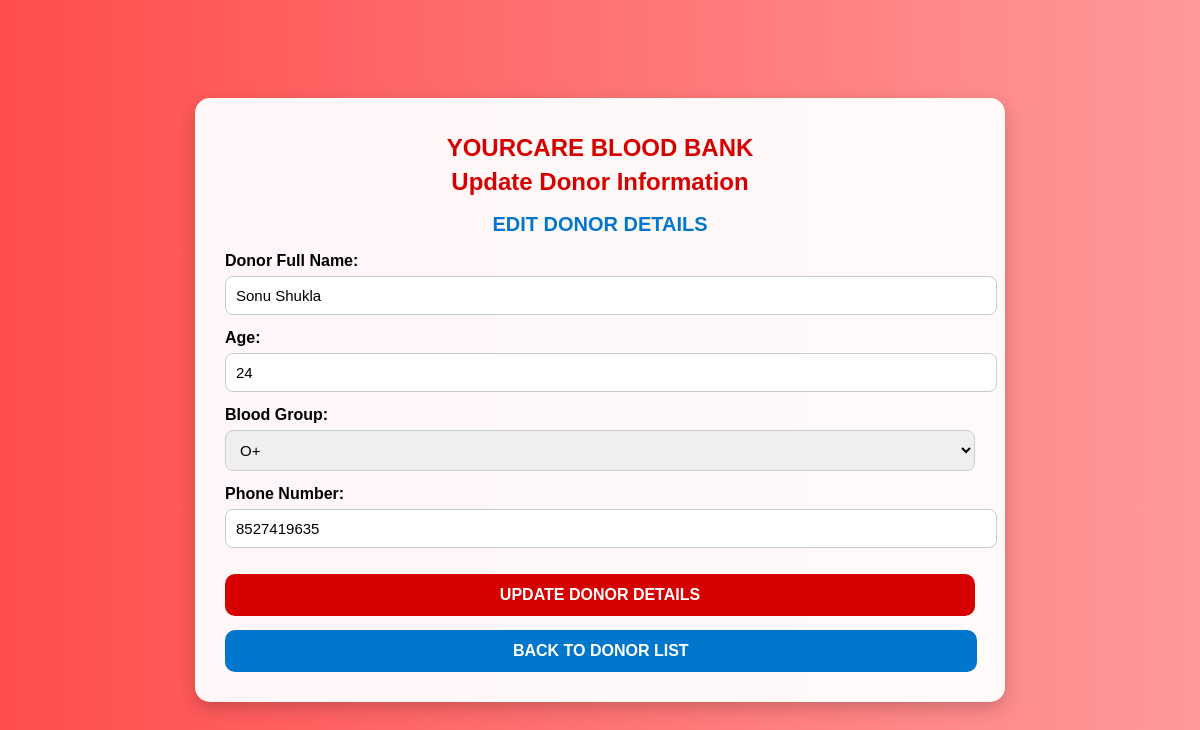
/update?id=4, run on the app's committed database.
### tables this page shows
CREATE TABLE donors (
            id INTEGER PRIMARY KEY AUTOINCREMENT,
            name TEXT NOT NULL,
            age INTEGER NOT NULL,
            blood_group TEXT NOT NULL,
            phone TEXT NOT NULL
        );

### app.py (the view)
@app.route('/update')
def update():
    donor_id = request.args.get('id')
    conn = get_db_connection()
    cursor = conn.cursor()
    cursor.execute("SELECT * FROM donors WHERE id = ?", (donor_id,))
    donor = cursor.fetchone()
    conn.close()
    return render_template('update_donor.html', donor=donor)

### app.py (called while the page is built)
def get_db_connection():
    conn = sqlite3.connect('donors.db')
    cursor = conn.cursor()
    cursor.execute("""
        CREATE TABLE IF NOT EXISTS donors (
            id INTEGER PRIMARY KEY AUTOINCREMENT,
            name TEXT NOT NULL,
            age INTEGER NOT NULL,
            blood_group TEXT NOT NULL,
            phone TEXT NOT NULL
        )
    """)
    conn.commit()
    return conn

### templates/update_donor.html (shortened to what this page needs)
<!DOCTYPE html>
<html lang="en">
<head>
</head>
<body>
<div class="container">
    <h1>YOURCARE BLOOD BANK</h1>
    <h1>Update Donor Information</h1>
    <h2>EDIT DONOR DETAILS</h2>
    <form action="/save_update/{{ donor[0] }}" method="POST">
        <div class="form-group">
            <label>Donor Full Name:</label>
            <input type="text" name="name" value="{{ donor[1] }}" required>
        </div>
        <div class="form-group">
            <label>Age:</label>
            <input type="number" name="age" min="18" max="100" value="{{ donor[2] }}" required>
        </div>
        <div class="form-group">
            <label>Blood Group:</label>
            <select name="blood_group" required>
                {% for bg in ['A+','A-','B+','B-','O+','O-','AB+','AB-'] %}
                <option value="{{ bg.lower() }}"
                    {% if donor[3].lower() == bg.lower() %} selected {% endif %}>
                    {{ bg }}
                </option>
                {% endfor %}
            </select>
        </div>
        <div class="form-group">
            <label>Phone Number:</label>
            <input type="text" name="phone" value="{{ donor[4] }}" required>
        </div>
        <input type="submit" value="UPDATE DONOR DETAILS" class="sub">
    </form>
    <a href="/donors" class="button">BACK TO DONOR LIST</a>
</div>
</body>
</html>

### templates/update_donor.html (style rules this page uses)
html, body { margin: 0; padding: 0; height: 100%; overflow: hidden; background: linear-gradient(to right, #ff4d4d, #ff9999); font-family: sans-serif; }
body { display: flex; justify-content: center; align-items: center; }
.container { background: rgba(255, 255, 255, 0.95); padding: 30px; width: 95%; max-width: 750px; border-radius: 15px; box-shadow: 0px 6px 18px rgba(0,0,0,0.2); text-align: center; }
h1 { font-size: 24px; color: #d60000; margin: 6px 0; }
h2 { color: #0077cc; font-size: 20px; font-weight: 600; }
.form-group { text-align: left; margin: 14px 0; }
label { font-weight: 600; }
input, select { width: 100%; padding: 10px; margin-top: 6px; border-radius: 8px; border: 1px solid #ccc; font-size: 15px; }
.sub { width: 100%; background: #d60000; color: white; padding: 12px; border: none; border-radius: 10px; margin-top: 12px; font-size: 16px; font-weight: bold; cursor: pointer; transition: 0.3s; }
.button { margin-top: 14px; display: block; width: 97%; background: #0077cc; color: white; padding: 12px; border-radius: 10px; text-decoration: none; font-weight: bold; transition: 0.3s; font-size: 16px; }

### data on the page
donors: name "Sonu Shukla", age "24", blood_group "O+", phone "8527419635"
